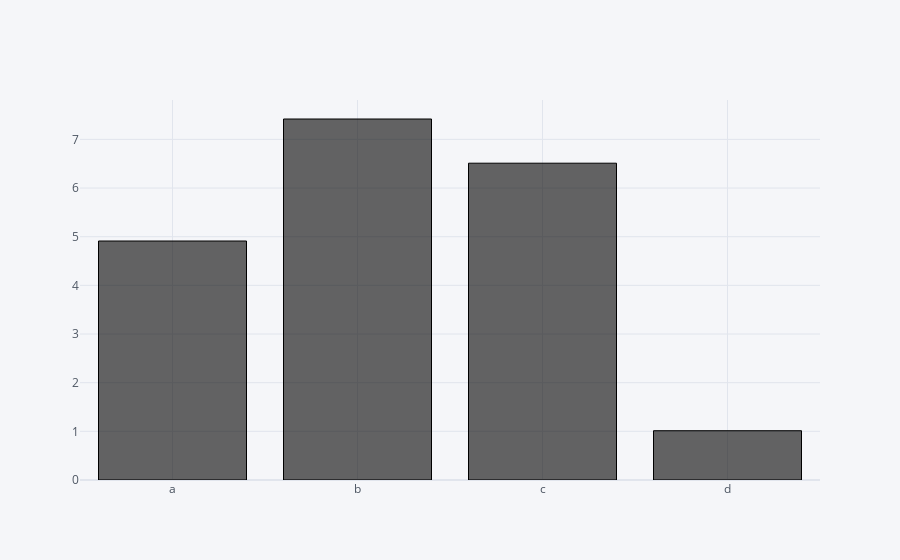

The notebook cell saved with this chart:
### Code cell
# To show the plot as bar 
df.sum().iplot(kind='bar',color='black')

### Figure 1 — Plotly figure (JSON) as saved in the notebook; plotly's stock layout.template omitted (floating-point values rounded to 4 significant figures)
{"data": [{"marker": {"color": "rgba(0, 0, 0, 0.6)", "line": {"color": "rgba(0, 0, 0, 1.0)", "width": 1}}, "name": "None", "orientation": "v", "text": "", "type": "bar", "x": ["a", "b", "c", "d"], "y": [4.912, 7.419, 6.511, 1.013]}], "layout": {"legend": {"bgcolor": "#F5F6F9", "font": {"color": "#4D5663"}}, "paper_bgcolor": "#F5F6F9", "plot_bgcolor": "#F5F6F9", "title": {"font": {"color": "#4D5663"}}, "xaxis": {"gridcolor": "#E1E5ED", "showgrid": true, "tickfont": {"color": "#4D5663"}, "title": {"font": {"color": "#4D5663"}, "text": ""}, "zerolinecolor": "#E1E5ED"}, "yaxis": {"gridcolor": "#E1E5ED", "showgrid": true, "tickfont": {"color": "#4D5663"}, "title": {"font": {"color": "#4D5663"}, "text": ""}, "zerolinecolor": "#E1E5ED"}}}
